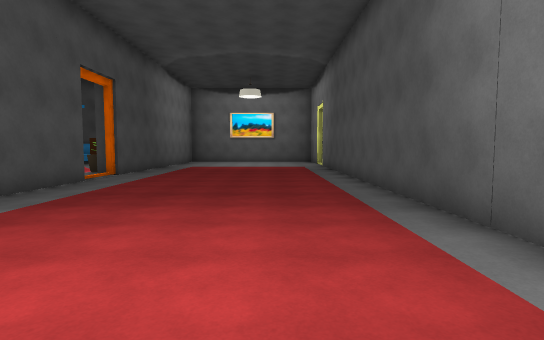
[1] (above)

12 first-person views from a walk through a scene from a Unity 3-D project. The camera is 1.5 m above the floor, tilts 4° down and sees 80° across. The floor is counted in squares, 2 m on a side. Each view is taken from the middle of a square. On the plan, view 1 faces up. The plan holds only what a view shows up to about 11 squares ahead; the rest is blank. The place goes on beyond the plan. The player character is not drawn. Some animated figures are left out. Door leaves are left out, so doorways stand open. Some surface patterns are stand-ins.

[2]
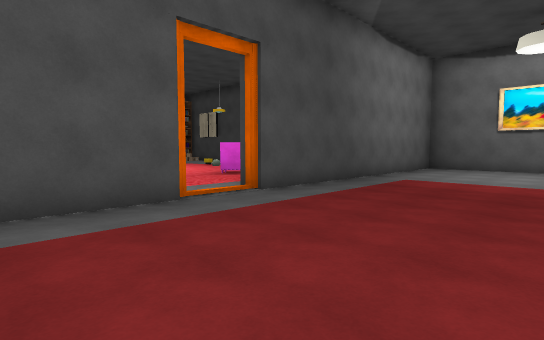

[3]
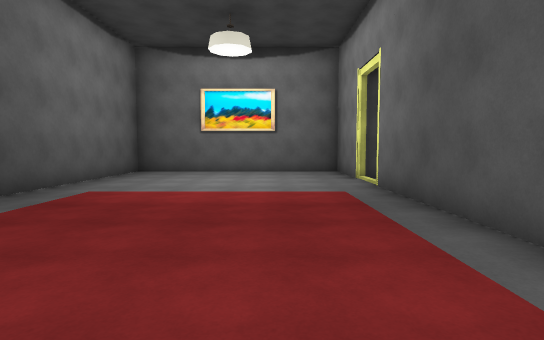

[4]
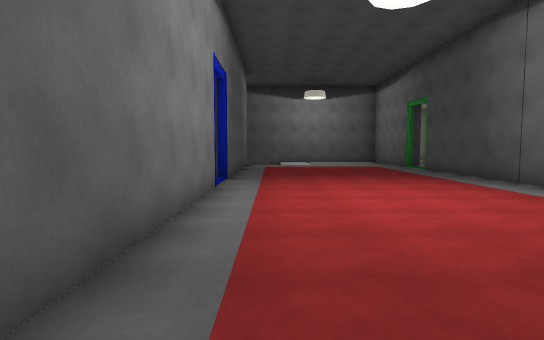

[5]
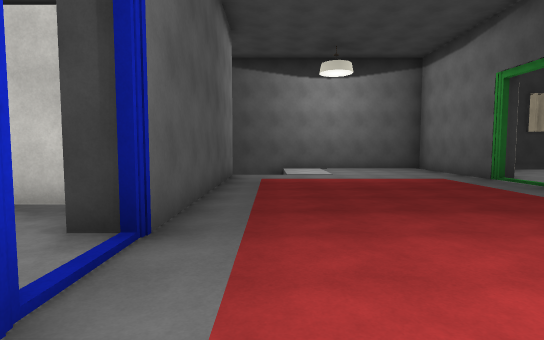

[6]
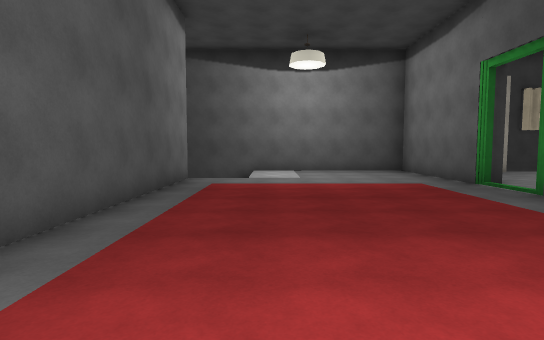

[7]
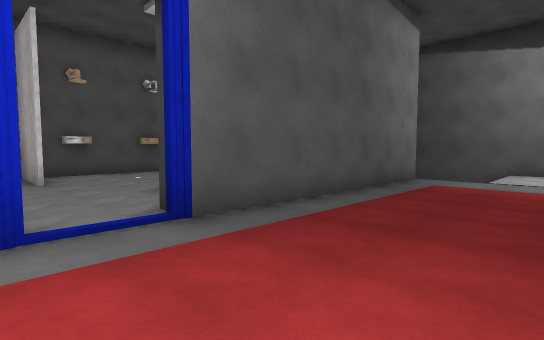

[8]
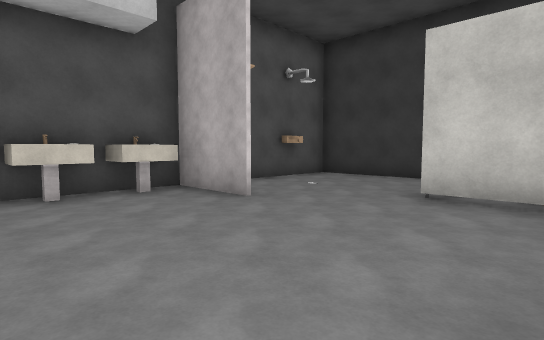

[9]
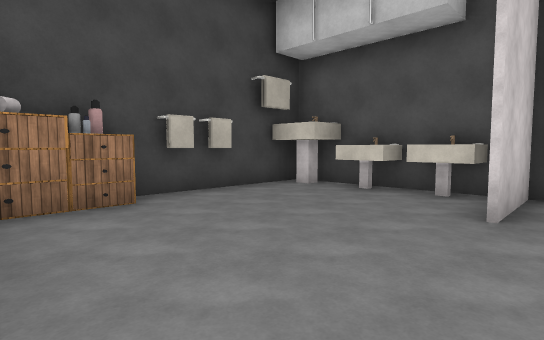

[10]
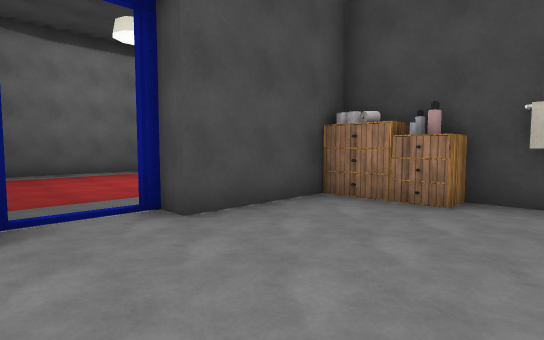

[11]
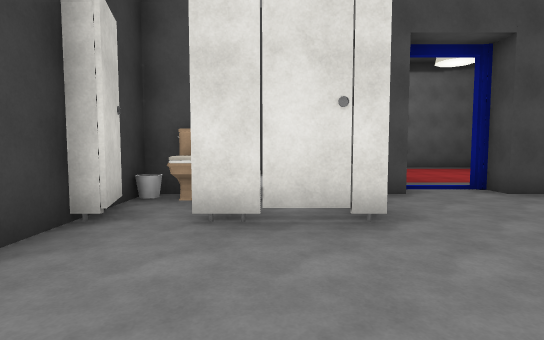

[12]
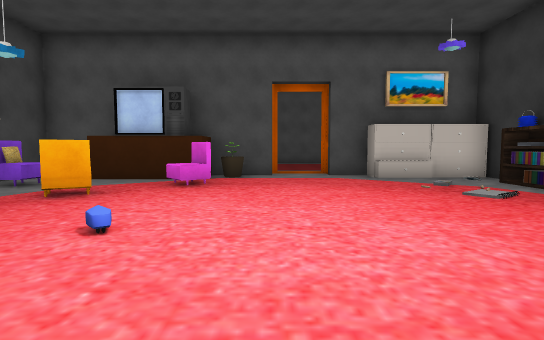

### Floor plan
Points are (right, up) in squares from view 1. A wall is a line through its corners. A room is listed if a view was taken in it or the views show most of it. See-through windows are left out.
Room 1 (views 1, 2, 3, 4, 5, 6, 7)
walls: (-4.3, 2.4) (-4.3, -5.4); (-4.3, 7.6) (-4.3, 5); (2.1, -0.5) (2.1, 13.5); (-4.3, -6.5) (-4.3, -10.5) (3.1, -10.5); (2.1, 14.8) (2.1, 17.3) (-4.3, 17.3) (-4.3, 8.8); (2.1, -8.1) (2.1, -1.8)
ways out: open door at (2, -1) to room 2; open door at (-4.5, 8) to room 3; open door at (-4, -6); open door at (2, 14)
objects: chest (-5, 4)
Room 2 (views 8, 9, 10, 11)
walls: (6.8, -1.3) (8.9, -1.3) (6.8, -1.3); (2.1, -1.8) (2.8, -1.8) (2.8, -2.2); (2.8, 2) (2.8, -0.2) (2.2, -0.2); (4.8, -6) (8.9, -6) (8.9, 2.5); (3.9, -5.9) (4.9, -5.6); (8.9, 3) (4.8, 3)
ways out: open door at (2, -1) to room 1
objects: other object (3, -6); toilet (3, -5); chest (3, 3); box (4, -4); box (4, -3); chest (4, 3); other object (8, 0); other object (8, 1); other object (8, 2)
Room 3 (view 12)
walls: (-4.9, 6.8) (-4.9, 7.4); (-4.3, 8.8) (-4.9, 8.8) (-4.9, 10.7) (-6, 10.7) (-6, 13.5); (-6, 3.3) (-5.4, 3.3); (-5.1, 15.3) (-5.9, 15.3)
ways out: open door at (-4.5, 8) to room 1
objects: sofa (-9, 12); other object (-8, 4) to (-7, 4); sofa (-7, 11); sofa (-7, 14); other object (-7, 15); chest (-5, 6); flowerpot (-5, 10)

Positions as (right, up) in squares from view 1, and headings:
1: (0, 0), facing up
2: (0, 5), facing up-left
3: (0, 7), facing up
4: (1, 6), facing down
5: (1, 1), facing down
6: (0, 0), facing down
7: (-1, 0), facing down-right
8: (3, 2), facing down-right
9: (3, -2), facing up-right
10: (6, -2), facing up-left
11: (8, -4), facing left
12: (-14, 9), facing right
